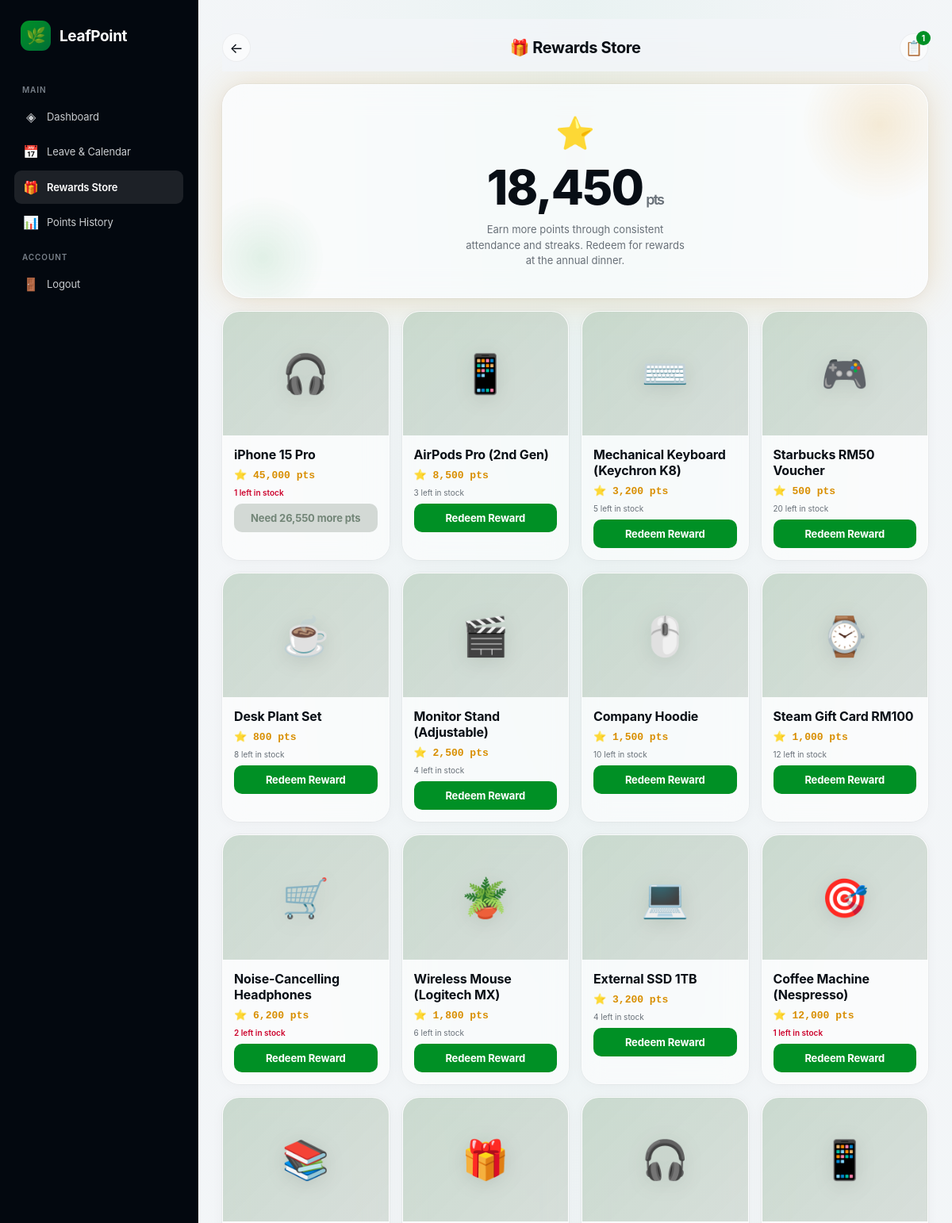
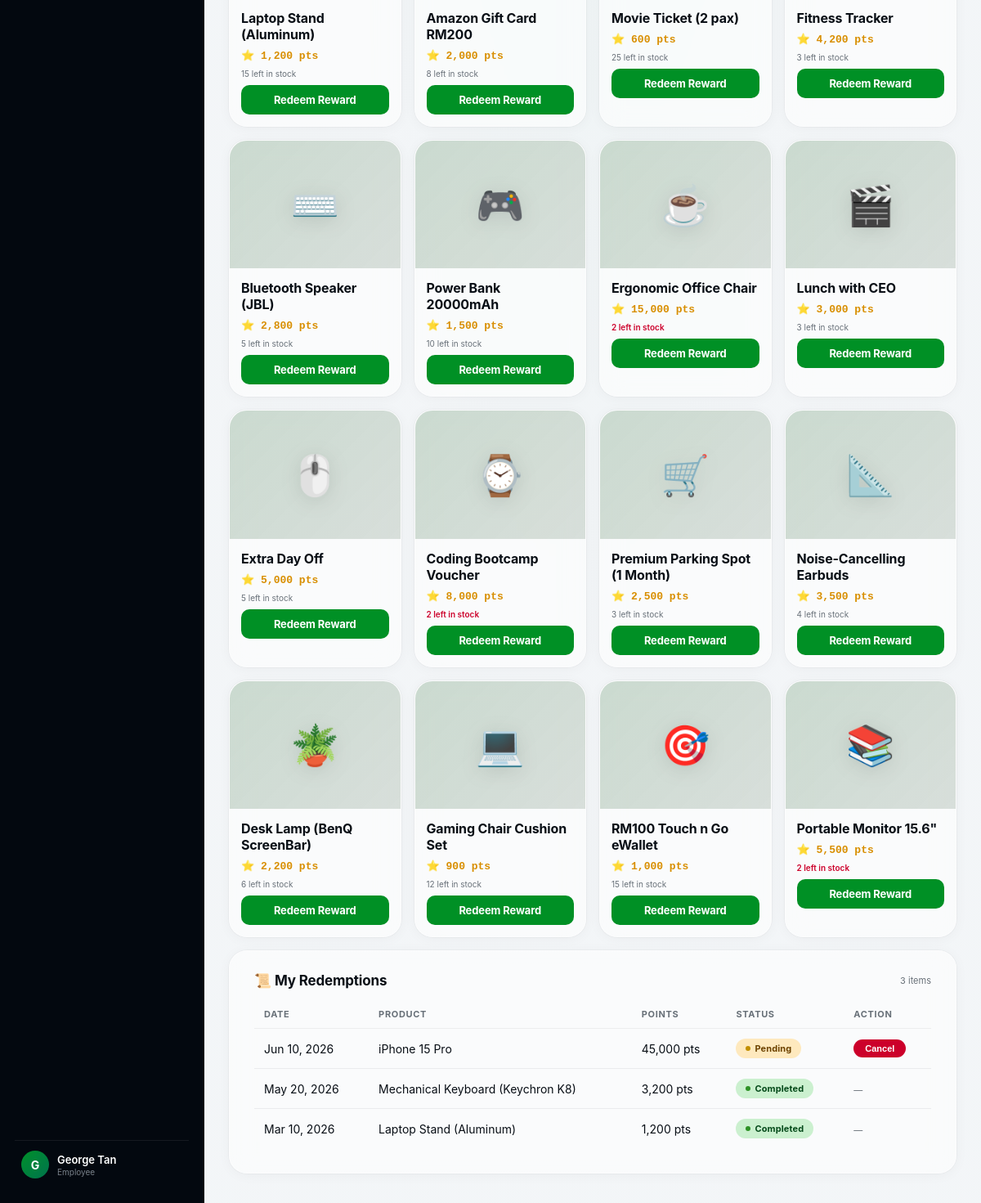
The page /Employee/rewards_store.php (signed in) on the database its author committed (2 pictures, top to bottom).
### tables this page shows
CREATE TABLE `users` (
    `id` INT AUTO_INCREMENT PRIMARY KEY,
    `name` VARCHAR(100) NOT NULL,
    `email` VARCHAR(150) NOT NULL UNIQUE,
    `password_hash` VARCHAR(255) NOT NULL,
    `role` ENUM('employee', 'admin') DEFAULT 'employee',
    `join_date` DATE NOT NULL,
    `remember_token` VARCHAR(255) NULL,
    `total_points` INT DEFAULT 0,
    `current_streak` INT DEFAULT 0,
    `plant_highest_stage` INT DEFAULT 1,
    `plant_current_stage` INT DEFAULT 1,
    `plant_status` ENUM('Healthy', 'Withered') DEFAULT 'Healthy',
    `created_at` TIMESTAMP DEFAULT CURRENT_TIMESTAMP,
    `updated_at` TIMESTAMP DEFAULT CURRENT_TIMESTAMP ON UPDATE CURRENT_TIMESTAMP
);

CREATE TABLE `reward_items` (
    `id` INT AUTO_INCREMENT PRIMARY KEY,
    `name` VARCHAR(150) NOT NULL,
    `image_url` VARCHAR(255) NULL,
    `points_required` INT NOT NULL,
    `stock_quantity` INT NOT NULL DEFAULT 1,
    `is_active` BOOLEAN DEFAULT TRUE,
    `created_at` TIMESTAMP DEFAULT CURRENT_TIMESTAMP
);

CREATE TABLE `reward_redemptions` (
    `id` INT AUTO_INCREMENT PRIMARY KEY,
    `user_id` INT NOT NULL,
    `item_id` INT NOT NULL,
    `points_spent` INT NOT NULL,
    `status` ENUM('pending', 'completed', 'cancelled', 'rejected') DEFAULT 'pending',
    `created_at` TIMESTAMP DEFAULT CURRENT_TIMESTAMP,
    `updated_at` TIMESTAMP DEFAULT CURRENT_TIMESTAMP ON UPDATE CURRENT_TIMESTAMP,
    FOREIGN KEY (`user_id`) REFERENCES `users`(`id`) ON DELETE CASCADE,
    FOREIGN KEY (`item_id`) REFERENCES `reward_items`(`id`) ON DELETE CASCADE
);

### Employee/rewards_store.php (the view, shortened to what this page needs)
<?php
require_once '../db.php';
$user_id = $_SESSION['user_id'];
$stmt = $pdo->prepare("SELECT total_points FROM users WHERE id = ?"); $stmt->execute([$user_id]); $user = $stmt->fetch();
$items = $pdo->query("SELECT * FROM reward_items WHERE is_active = 1")->fetchAll();
$my_orders = $pdo->prepare("SELECT rr.*, ri.name as item_name FROM reward_redemptions rr JOIN reward_items ri ON rr.item_id = ri.id WHERE rr.user_id = ? ORDER BY rr.created_at DESC");
$my_orders->execute([$user_id]);
$orders = $my_orders->fetchAll();
$pending_count = 0;
foreach ($orders as $o) {
    if ($o['status'] === 'pending') $pending_count++;
}
?>
<!doctype html>
<html lang="en">
<head>
</head>
<body>
  <div class="app">
    <?php include 'employee_sidebar.php'; ?>
    <main class="main">
      <div class="main-inner">
        <div class="page">
    <header class="topbar">
      <a class="back-btn" href="employee_dashboard.php" aria-label="Back">←</a>
      <span class="title">🎁 Rewards Store</span>
      <span class="cart-btn" aria-label="Pending redemptions" title="Pending orders">
        📋
        <?php if ($pending_count > 0): ?>
        <span class="cart-badge" id="cart-badge"><?= $pending_count ?></span>
        <?php endif; ?>
      </span>
    </header>
    <section class="points-hero" id="points-hero">
      <span class="points-icon">⭐</span>
      <div class="points-value">
        <?= number_format($user['total_points']) ?><span class="pts-unit">pts</span>
      </div>
      <p class="points-sub">Earn more points through consistent attendance and streaks. Redeem for rewards at the annual dinner.</p>
    </section>
    <section class="store-grid" id="store-grid">
      <?php foreach ($items as $item): ?>
        <?php
          $can_afford = $user['total_points'] >= $item['points_required'];
          $in_stock = $item['stock_quantity'] > 0;
          $stock_class = $item['stock_quantity'] <= 2 ? ' low' : '';
          $shortfall = $item['points_required'] - $user['total_points'];
          $icons = ['🎁', '🎧', '📱', '⌨️', '🎮', '☕', '🎬', '🖱️', '⌚', '🛒', '📐', '🪴', '💻', '🎯', '📚'];
          $icon = $icons[$item['id'] % count($icons)];
        ?>
        <div class="reward-card" data-id="<?= $item['id'] ?>"
             data-name="<?= htmlspecialchars($item['name']) ?>"
             data-points="<?= $item['points_required'] ?>"
             data-stock="<?= $item['stock_quantity'] ?>">
          <div class="card-image">
            <?php if ($item['image_url']): ?>
              <img src="<?= htmlspecialchars($item['image_url']) ?>" alt="<?= htmlspecialchars($item['name']) ?>" style="width:100%;height:100%;object-fit:cover;position:absolute;inset:0;">
            <?php else: ?>
              <span class="img-icon"><?= $icon ?></span>
            <?php endif; ?>
          </div>
          <div class="card-body">
            <span class="card-name"><?= htmlspecialchars($item['name']) ?></span>
            <span class="card-price">⭐ <?= number_format($item['points_required']) ?> pts</span>
            <span class="card-stock<?= $stock_class ?>"><?= $item['stock_quantity'] ?> left in stock</span>
            <?php if (!$in_stock): ?>
              <button class="btn-redeem" disabled>Out of Stock</button>
            <?php elseif (!$can_afford): ?>
              <button class="btn-redeem" disabled>Need <?= number_format($shortfall) ?> more pts</button>
            <?php else: ?>
              <button class="btn-redeem btn-redeem-action" data-id="<?= $item['id'] ?>"
                      data-name="<?= htmlspecialchars($item['name']) ?>"
                      data-points="<?= $item['points_required'] ?>">Redeem Reward</button>
            <?php endif; ?>
          </div>
        </div>
      <?php endforeach; ?>
    </section>
    <section class="card" id="history-card">
      <div class="card-header">
        <span class="card-title">📜 My Redemptions</span>
        <span class="card-subtitle"><?= count($orders) ?> item<?= count($orders) !== 1 ? 's' : '' ?></span>
      </div>
      <?php if (count($orders) > 0): ?>
      <div class="table-wrap">
        <table class="history-table" id="history-table">
          <thead>
            <tr>
              <th>Date</th>
              <th>Product</th>
              <th>Points</th>
              <th>Status</th>
              <th>Action</th>
            </tr>
          </thead>
          <tbody id="history-body">
            <?php foreach ($orders as $order): ?>
            <tr>
              <td><?= date('M d, Y', strtotime($order['created_at'])) ?></td>
              <td><?= htmlspecialchars($order['item_name']) ?></td>
              <td><?= number_format($order['points_spent']) ?> pts</td>
              <td>
                <?php $status = $order['status']; ?>
                <span class="status-badge <?= $status ?>"><span class="status-dot <?= $status ?>"></span> <?= ucfirst($status) ?></span>
              </td>
              <td>
                <?php if ($order['status'] === 'pending'): ?>
                  <form method="POST" style="display:inline;" onsubmit="return confirmCancel(this);">
                    <button type="submit" name="cancel_order" style="background:var(--red-status);color:#fff;border:none;padding:5px 14px;border-radius:999px;font-size:11px;font-weight:600;cursor:pointer;">Cancel</button>
                  </form>
                <?php else: ?>
                  <span style="font-size:11px;color:var(--muted);">—</span>
                <?php endif; ?>
              </td>
            </tr>
            <?php endforeach; ?>
          </tbody>
        </table>
      </div>
      <?php endif; ?>
    </section>
        </div>
      </div>
    </main>
  </div>
</body>
</html>

### rows shown on the page
users: total_points "18,450"
reward_items: id "🎧", name "iPhone 15 Pro", points_required "45,000", stock_quantity "1", points_required.total_points "26,550"
reward_items: id "📱", name "AirPods Pro (2nd Gen)", points_required "8,500", stock_quantity "3"
reward_items: id "⌨️", name "Mechanical Keyboard (Keychron K8)", points_required "3,200", stock_quantity "5"
reward_items: id "🎮", name "Starbucks RM50 Voucher", points_required "500", stock_quantity "20"
reward_items: id "☕", name "Desk Plant Set", points_required "800", stock_quantity "8"
reward_items: id "🎬", name "Monitor Stand (Adjustable)", points_required "2,500", stock_quantity "4"
reward_items: id "🖱️", name "Company Hoodie", points_required "1,500", stock_quantity "10"
reward_items: id "⌚", name "Steam Gift Card RM100", points_required "1,000", stock_quantity "12"
reward_items: id "🛒", name "Noise-Cancelling Headphones", points_required "6,200", stock_quantity "2"
reward_items: id "🪴", name "Wireless Mouse (Logitech MX)", points_required "1,800", stock_quantity "6"
reward_items: id "💻", name "External SSD 1TB", points_required "3,200", stock_quantity "4"
reward_items: id "🎯", name "Coffee Machine (Nespresso)", points_required "12,000", stock_quantity "1"
reward_items: id "📚", name "Laptop Stand (Aluminum)", points_required "1,200", stock_quantity "15"
reward_items: id "🎁", name "Amazon Gift Card RM200", points_required "2,000", stock_quantity "8"
reward_items: id "🎧", name "Movie Ticket (2 pax)", points_required "600", stock_quantity "25"
reward_items: id "📱", name "Fitness Tracker", points_required "4,200", stock_quantity "3"
reward_items: id "⌨️", name "Bluetooth Speaker (JBL)", points_required "2,800", stock_quantity "5"
reward_items: id "🎮", name "Power Bank 20000mAh", points_required "1,500", stock_quantity "10"
reward_items: id "☕", name "Ergonomic Office Chair", points_required "15,000", stock_quantity "2"
reward_items: id "🎬", name "Lunch with CEO", points_required "3,000", stock_quantity "3"
reward_items: id "🖱️", name "Extra Day Off", points_required "5,000", stock_quantity "5"
reward_items: id "⌚", name "Coding Bootcamp Voucher", points_required "8,000", stock_quantity "2"
reward_items: id "🛒", name "Premium Parking Spot (1 Month)", points_required "2,500", stock_quantity "3"
reward_items: id "📐", name "Noise-Cancelling Earbuds", points_required "3,500", stock_quantity "4"
reward_items: id "🪴", name "Desk Lamp (BenQ ScreenBar)", points_required "2,200", stock_quantity "6"
reward_items: id "💻", name "Gaming Chair Cushion Set", points_required "900", stock_quantity "12"
reward_items: id "🎯", name "RM100 Touch n Go eWallet", points_required "1,000", stock_quantity "15"
reward_items: id "📚", name "Portable Monitor 15.6\"", points_required "5,500", stock_quantity "2"
reward_redemptions: created_at "Jun 10, 2026", item.name "iPhone 15 Pro", points_spent "45,000", status "Pending"
reward_redemptions: created_at "May 20, 2026", item.name "Mechanical Keyboard (Keychron K8)", points_spent "3,200", status "Completed"
reward_redemptions: created_at "Mar 10, 2026", item.name "Laptop Stand (Aluminum)", points_spent "1,200", status "Completed"

### other values the page prints
$item['icon'] "◈"
$item['label'] "Dashboard"
$item['icon'] "📅"
$item['label'] "Leave & Calendar"
$item['icon'] "🎁"
$item['label'] "Rewards Store"
$item['icon'] "📊"
$item['label'] "Points History"
substr($_SESSION['name'], 0, 1) "G"
$_SESSION['name'] "George Tan"
$pending_count "1"
count($orders) "3"
